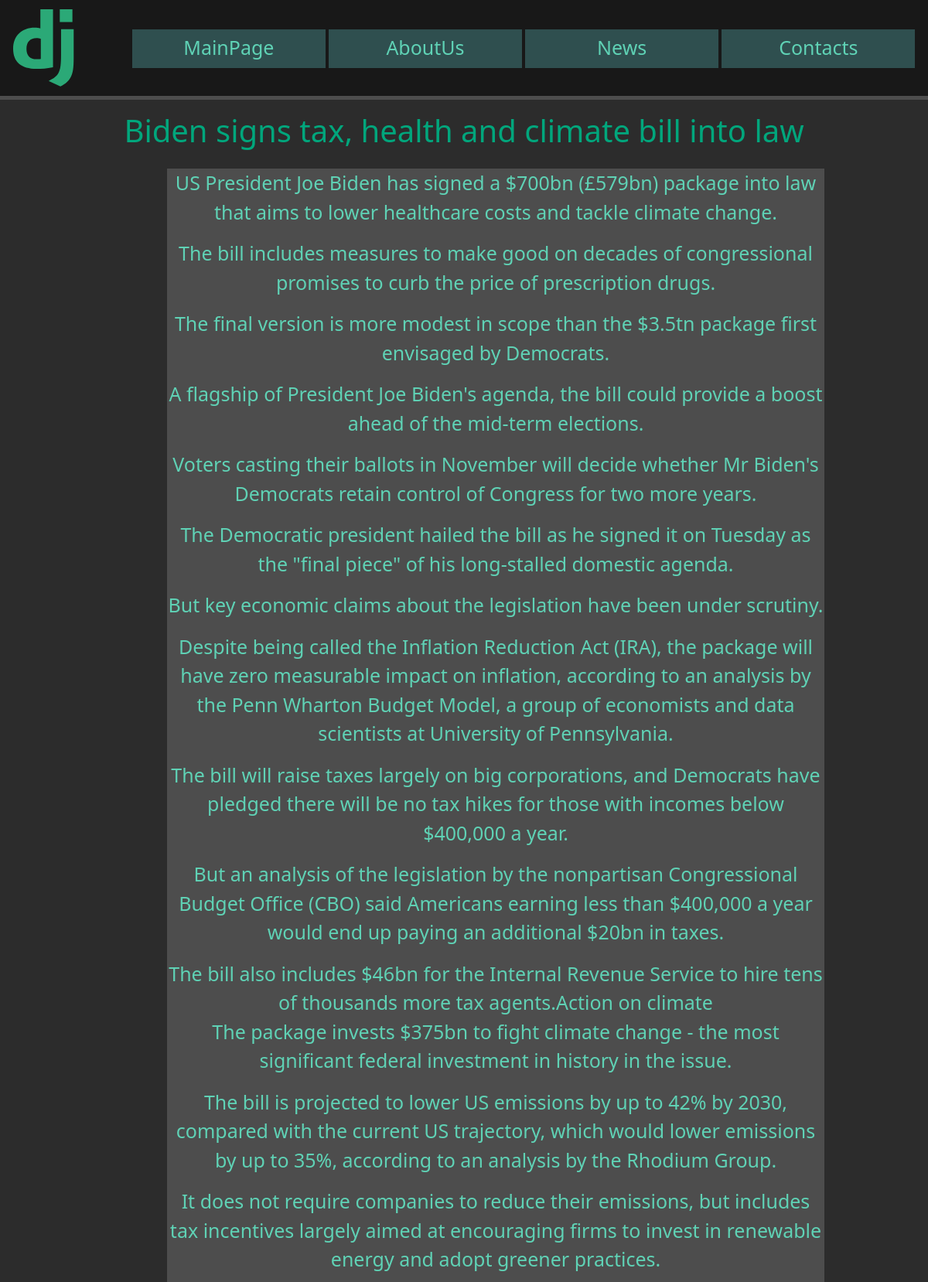
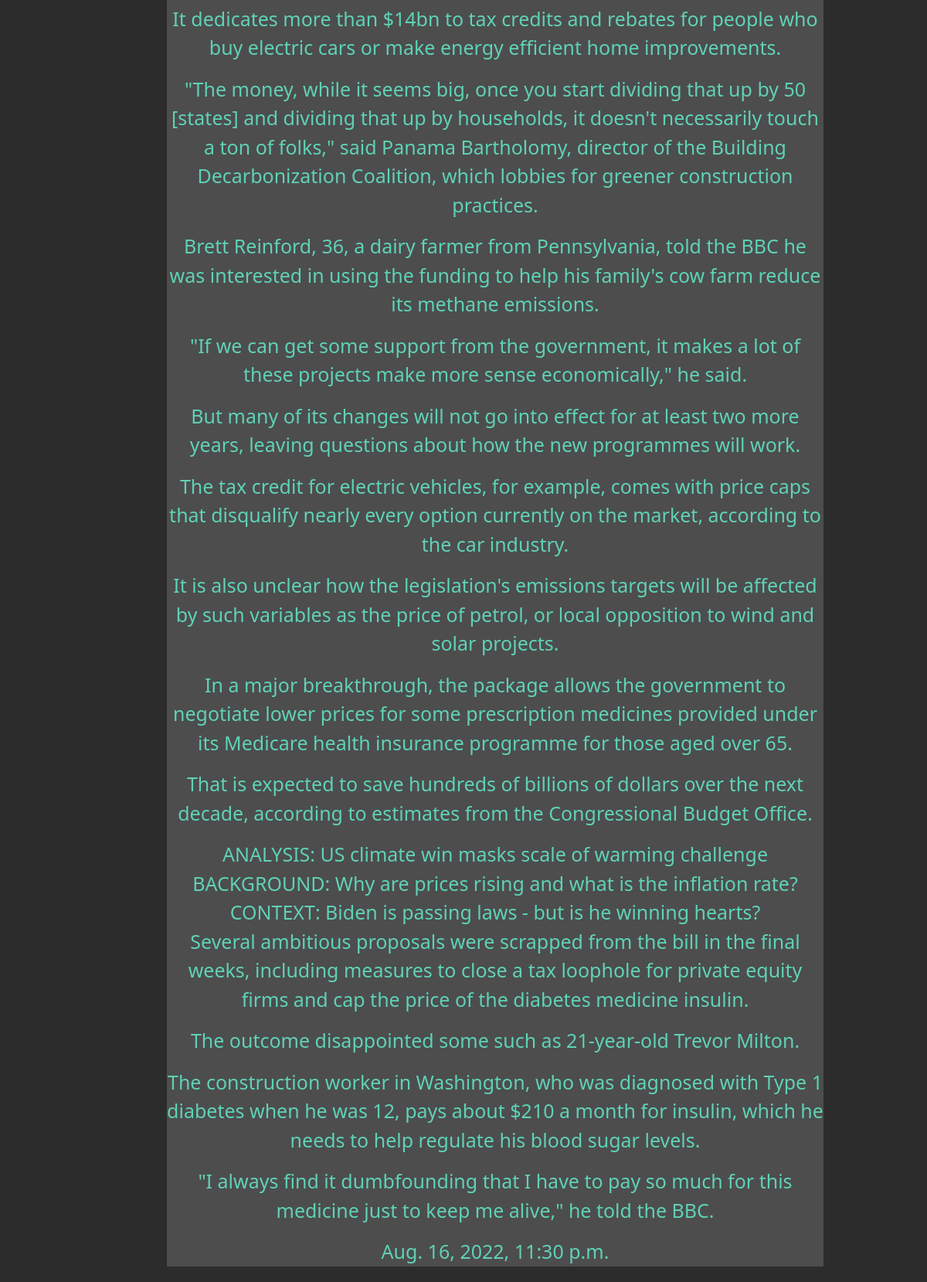
Page /news/4 on the committed database (2 pictures, top to bottom).
### news/models.py (models this page shows, shortened)
class Articles(models.Model):
    title = models.CharField("Title", max_length=50)
    intro = models.CharField('Intro', max_length=250)
    body = models.TextField('Full_text')
    date = models.DateTimeField("Date")
    class Meta:
        verbose_name = "News"
        verbose_name_plural = "News"

### news/views.py (the view)
# urls.py: path('/<int:pk>', views.NewsDetailView.as_view(), name="news-detail")
class NewsDetailView(DetailView):
    model = Articles
    template_name = 'news/details_view.html'
    context_object_name = 'article'

### news/templates/news/details_view.html (shortened to what this page needs)
{% extends 'mainPage/layout.html' %}
{% block content %}
<h1 style="color: #00A67C; text-align: center; margin-bottom: 25px">{{ article.title }}</h1>
<div class="news">
    <p>{{ article.body|linebreaks}}</p>
    <p>{{ article.date }}</p>
</div>
{% endblock content %}

### mainPage/static/mainPage/css/mainPage.css (style rules this page uses)
body { background: #2c2c2c; }
main .news { color: #5FD2B5; text-align: center; background: #4d4d4d; margin: 20px 18%; width: 850px; font-size: 25px; }

### rows in the picture
Articles: title "Biden signs tax, health and climate bill into law", body "US President Joe Biden has signed a $700bn (£579bn) package into law that aims to lower healthcare costs and tackle climate change. The bill includes measures to make good on decades of congressional promises to curb the price of prescription drugs. The final version is more modest in scope than the $3.5tn package first envisaged by Democrats. A flagship of President Joe Biden's agenda, the bill could provide a boost ahead of the mid-term elections. Voters casting their ballots in November will decide whether Mr Biden's Democrats retain control of Congress for two more years. The Democratic president hailed the bill as he signed it on Tuesday as the \"final piece\" of his long-stalled…", date "Aug. 16, 2022, 11:30 p.m."
